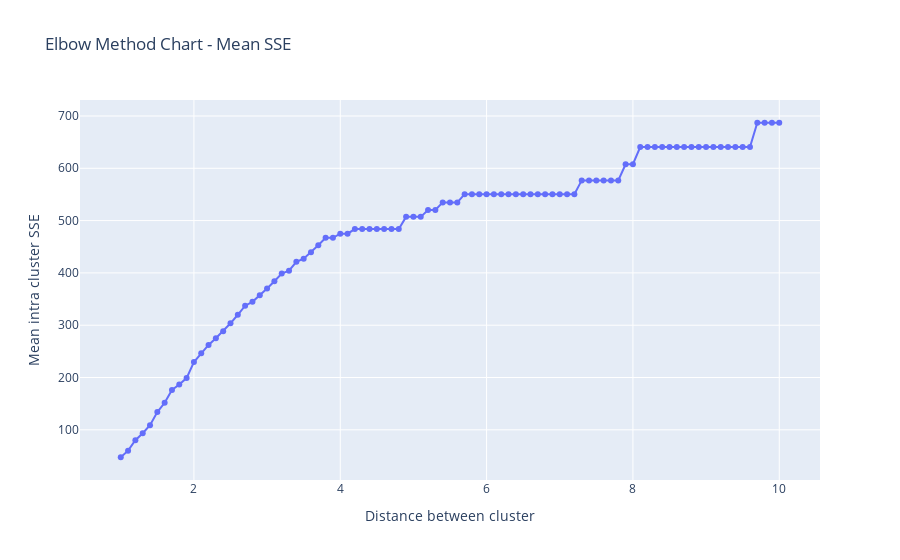

Notebook code cell kept with this figure:
### Code cell
fig = go.Figure()
fig.add_trace(go.Scatter(x=t_values, y=avg_sse, mode='lines+markers'))
fig.update_xaxes(title_text="Distance between cluster")
fig.update_yaxes(title_text="Mean intra cluster SSE")
fig.update_layout(title="Elbow Method Chart - Mean SSE")
